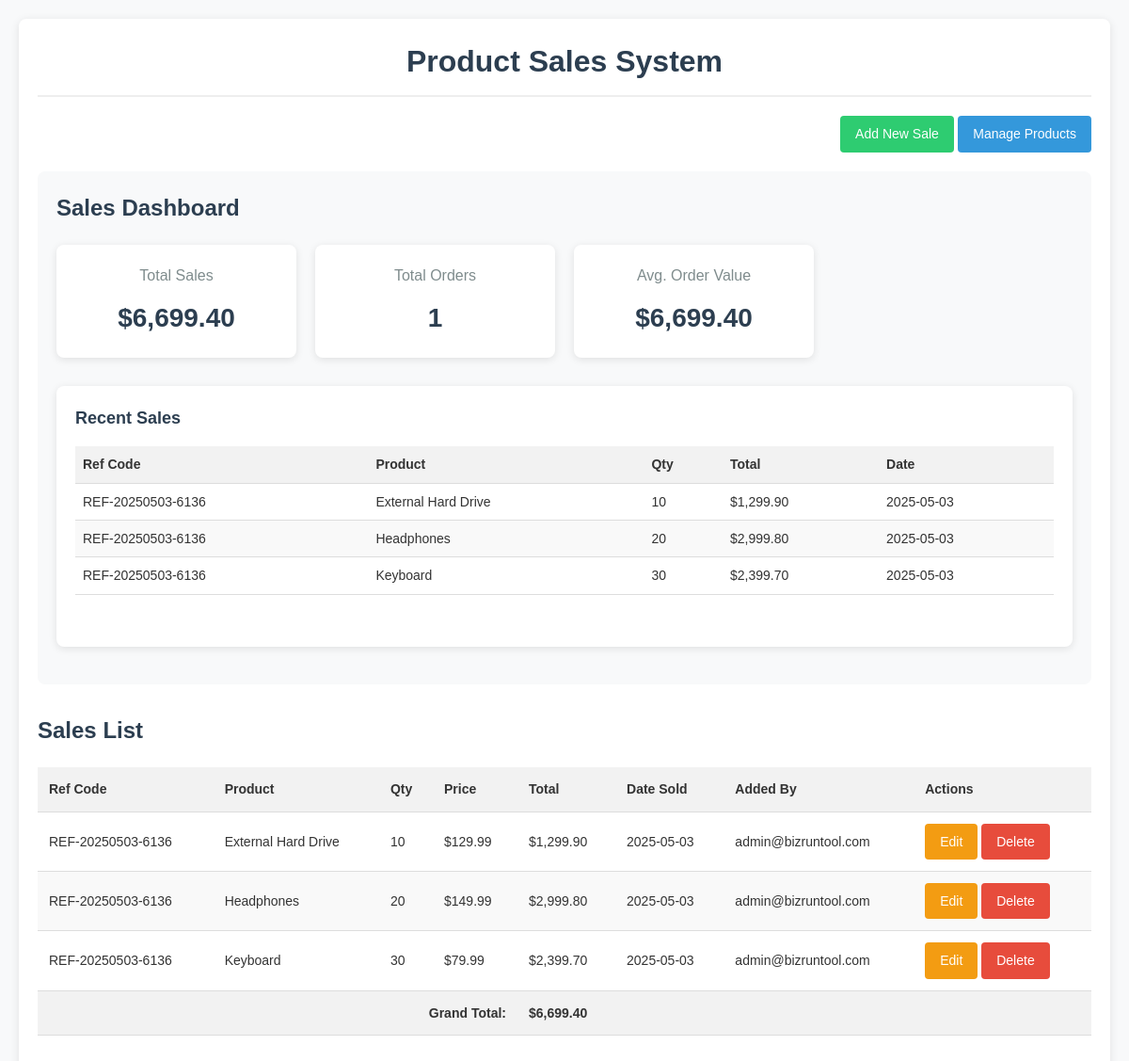
The page / on the database its author committed.
### tables this page shows
CREATE TABLE IF NOT EXISTS `pos` (
  `id` int(11) NOT NULL AUTO_INCREMENT,
  `product` varchar(255) NOT NULL,
  `salesRefCode` varchar(50) NOT NULL,
  `userCode` varchar(50) NOT NULL,
  `compCode` varchar(50) NOT NULL,
  `qty` int(11) NOT NULL,
  `price` decimal(10,2) NOT NULL,
  `total` decimal(10,2) NOT NULL,
  `date_sold` date NOT NULL,
  `addedby` varchar(100) NOT NULL,
  `created_at` timestamp NULL DEFAULT CURRENT_TIMESTAMP,
  PRIMARY KEY (`id`)
);

### index.php (the view, shortened to what this page needs)
<?php
include 'db_connection.php';
$totalSalesQuery = "SELECT SUM(total) as total_sales FROM pos";
$totalSalesResult = $conn->query($totalSalesQuery);
$totalSales = 0;
if ($totalSalesResult->num_rows > 0) {
    $totalSales = $totalSalesResult->fetch_assoc()['total_sales'];
}
$totalOrdersQuery = "SELECT COUNT(DISTINCT salesRefCode) as total_orders FROM pos";
$totalOrdersResult = $conn->query($totalOrdersQuery);
$totalOrders = 0;
if ($totalOrdersResult->num_rows > 0) {
    $totalOrders = $totalOrdersResult->fetch_assoc()['total_orders'];
}
$recentSalesQuery = "SELECT * FROM pos ORDER BY created_at DESC LIMIT 5";
$recentSalesResult = $conn->query($recentSalesQuery);
$sql = "SELECT * FROM pos ORDER BY date_sold DESC";
$result = $conn->query($sql);
?>
<!DOCTYPE html>
<html lang="en">
<head>
    <link rel="stylesheet" href="styles.css">
</head>
<body>
    <div class="container">
        <h1>Product Sales System</h1>
        <div class="action-buttons">
            <a href="pos_form.php" class="btn add-new">Add New Sale</a>
            <a href="products_management.php" class="btn">Manage Products</a>
        </div>
        <div class="dashboard">
            <h2>Sales Dashboard</h2>
            <div class="dashboard-cards">
                <div class="card">
                    <div class="card-title">Total Sales</div>
                    <div class="card-value">$<?php echo number_format($totalSales, 2); ?></div>
                </div>
                <div class="card">
                    <div class="card-title">Total Orders</div>
                    <div class="card-value"><?php echo $totalOrders; ?></div>
                </div>
                <div class="card">
                    <div class="card-title">Avg. Order Value</div>
                    <div class="card-value">$<?php echo $totalOrders > 0 ? number_format($totalSales / $totalOrders, 2) : '0.00'; ?></div>
                </div>
            </div>
            <div class="recent-sales">
                <h3>Recent Sales</h3>
                <div class="table-responsive">
                    <table class="mini-table">
                        <thead>
                            <tr>
                                <th>Ref Code</th>
                                <th>Product</th>
                                <th>Qty</th>
                                <th>Total</th>
                                <th>Date</th>
                            </tr>
                        </thead>
                        <tbody>
                            <?php if ($recentSalesResult->num_rows > 0): ?>
                                <?php while ($row = $recentSalesResult->fetch_assoc()): ?>
                                    <tr>
                                        <td><?php echo $row['salesRefCode']; ?></td>
                                        <td><?php echo $row['product']; ?></td>
                                        <td><?php echo $row['qty']; ?></td>
                                        <td>$<?php echo number_format($row['total'], 2); ?></td>
                                        <td><?php echo $row['date_sold']; ?></td>
                                    </tr>
                                <?php endwhile; ?>
                            <?php else: ?>
                                <tr>
                                    <td colspan="5">No recent sales</td>
                                </tr>
                            <?php endif; ?>
                        </tbody>
                    </table>
                </div>
            </div>
        </div>
        <div class="sales-container">
            <h2>Sales List</h2>
            <?php if ($result->num_rows > 0) { ?>
                <div class="table-responsive" style="font-size:14px">
                    <table>
                        <thead>
                            <tr>
                                <th>Ref Code</th>
                                <th>Product</th>
                                <th>Qty</th>
                                <th>Price</th>
                                <th>Total</th>
                                <th>Date Sold</th>
                                <th>Added By</th>
                                <th>Actions</th>
                            </tr>
                        </thead>
                        <tbody>
                            <?php
                            $grand_total = 0;
                            while ($row = $result->fetch_assoc()) {
                                $grand_total += $row['total'];
                            ?>
                            <tr>
                                <td><?php echo $row['salesRefCode']; ?></td>
                                <td><?php echo $row['product']; ?></td>
                                <td><?php echo $row['qty']; ?></td>
                                <td>$<?php echo number_format($row['price'], 2); ?></td>
                                <td>$<?php echo number_format($row['total'], 2); ?></td>
                                <td><?php echo $row['date_sold']; ?></td>
                                <td><?php echo $row['addedby']; ?></td>
                                <td class="actions">
                                    <a href="edit_sale.php?id=<?php echo $row['id']; ?>" class="btn edit">Edit</a>
                                    <a href="javascript:void(0);" class="btn delete" data-id="<?php echo $row['id']; ?>">Delete</a>
                                </td>
                            </tr>
                            <?php } ?>
                        </tbody>
                        <tfoot>
                            <tr>
                                <td colspan="4" class="text-right"><strong>Grand Total:</strong></td>
                                <td><strong>$<?php echo number_format($grand_total, 2); ?></strong></td>
                                <td colspan="3"></td>
                            </tr>
                        </tfoot>
                    </table>
                </div>
            <?php } else { ?>
                <p>No sales records found.</p>
            <?php } ?>
        </div>
    </div>
</body>
</html>

### styles.css (style rules this page uses)
* { box-sizing: border-box; margin: 0; padding: 0; }
body { font-family: Arial, sans-serif; line-height: 1.6; background-color: #f8f9fa; color: #333; padding: 20px; }
.container { max-width: 1200px; margin: 0 auto; padding: 20px; background-color: #fff; border-radius: 8px; box-shadow: 0 2px 10px rgba(0, 0, 0, 0.1); }
h1, h2 { margin-bottom: 20px; color: #2c3e50; }
h1 { text-align: center; padding-bottom: 10px; border-bottom: 2px solid #eee; }
.dashboard { margin-bottom: 30px; padding: 20px; background-color: #f8f9fa; border-radius: 8px; }
.dashboard h2 { margin-top: 0; color: #2c3e50; }
.dashboard h3 { color: #2c3e50; margin-top: 0; margin-bottom: 15px; font-size: 18px; }
.dashboard-cards { display: grid; grid-template-columns: repeat(auto-fill, minmax(250px, 1fr)); gap: 20px; margin-bottom: 30px; }
.card { background-color: white; border-radius: 8px; padding: 20px; box-shadow: 0 2px 8px rgba(0, 0, 0, 0.1); text-align: center; }
.card-title { font-size: 16px; color: #7f8c8d; margin-bottom: 10px; }
.card-value { font-size: 28px; font-weight: bold; color: #2c3e50; }
.recent-sales { background-color: white; border-radius: 8px; padding: 20px; box-shadow: 0 2px 8px rgba(0, 0, 0, 0.1); margin-bottom: 20px; }
table.mini-table { font-size: 14px; }
table.mini-table th, table.mini-table td { padding: 8px; }
.table-responsive { overflow-x: auto; margin-bottom: 20px; }
table { width: 100%; border-collapse: collapse; margin-bottom: 15px; }
th, td { padding: 12px; text-align: left; border-bottom: 1px solid #ddd; }
th { background-color: #f2f2f2; font-weight: bold; }
tr:nth-child(even) { background-color: #f9f9f9; }
tfoot tr { font-weight: bold; background-color: #f2f2f2; }
.text-right { text-align: right; }
.btn { display: inline-block; padding: 8px 16px; background-color: #3498db; color: white; border: none; border-radius: 4px; cursor: pointer; text-decoration: none; font-size: 14px; transition: background-color 0.3s; }
.btn.add-new { background-color: #2ecc71; }
.btn.edit { background-color: #f39c12; }
.btn.delete { background-color: #e74c3c; }
.action-buttons { margin-bottom: 20px; text-align: right; }

### rows shown on the page
pos: salesRefCode "REF-20250503-6136", product "External Hard Drive", qty "10", total "1,299.90", date_sold "2025-05-03", price "129.99", addedby "admin@bizruntool.com"
pos: salesRefCode "REF-20250503-6136", product "Headphones", qty "20", total "2,999.80", date_sold "2025-05-03", price "149.99", addedby "admin@bizruntool.com"
pos: salesRefCode "REF-20250503-6136", product "Keyboard", qty "30", total "2,399.70", date_sold "2025-05-03", price "79.99", addedby "admin@bizruntool.com"

### other values the page prints
$totalSales "6,699.40"
$totalOrders "1"
$totalSales / $totalOrders "6,699.40"
$grand_total "6,699.40"
